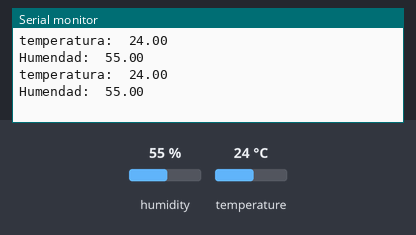
A sketch run on a simulated Arduino Uno, built with avr-gcc and run on an emulated ATmega328P. Parts: the last lines printed to the serial monitor. The inputs (shaded band) are chosen by the test bench; at power-on: humidity 55 %, temperature 24 °C.

Above: at 2.8 s.
2.9 s: humidity set to 22 %
At 4.5 s:
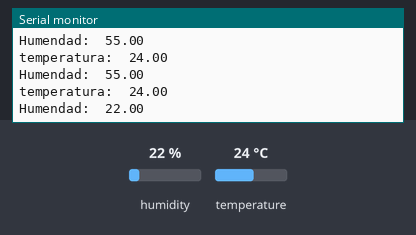
5.6 s: temperature set to 12 °C
At 6.9 s:
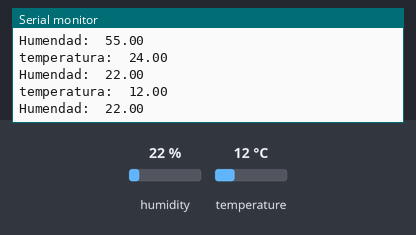
8.3 s: humidity set to 40 %
At 10.6 s:
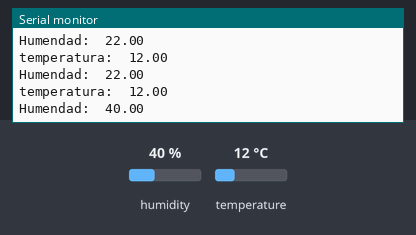
Timing chart, 0 to 12.1 s (numbered marks = the images above; inputs shaded):
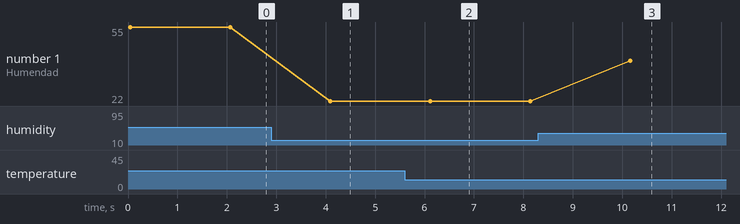

Measured:
- after the input at 2.9 s, the serial monitor: prints a new line after 1.2 s (image 1)
- after the input at 5.6 s, the serial monitor: prints a new line after 0.50 s (image 2)
- after the input at 8.3 s, the serial monitor: prints a new line after 1.9 s (image 3)
- plotted number 1: 55 → 22 after the input at 2.9 s, 22 → 40 after the input at 8.3 s

The sketch:

sketch_oct16a.ino
```cpp
#include "DHT.h"
#define DHTTYPE DHT11
#define DHTPIN 12

float temp = 0;
float hum = 0;

DHT dht(DHTPIN,DHTTYPE);

void setup() {

  dht.begin();
  Serial.begin(9600);

}

void loop() {

  temp = dht.readTemperature();
  hum = dht.readHumidity();

  Serial.print("temperatura:  ");
  Serial.println(temp);
  Serial.print("Humendad:  ");
  Serial.println(hum);

  delay(2000);

}
```
